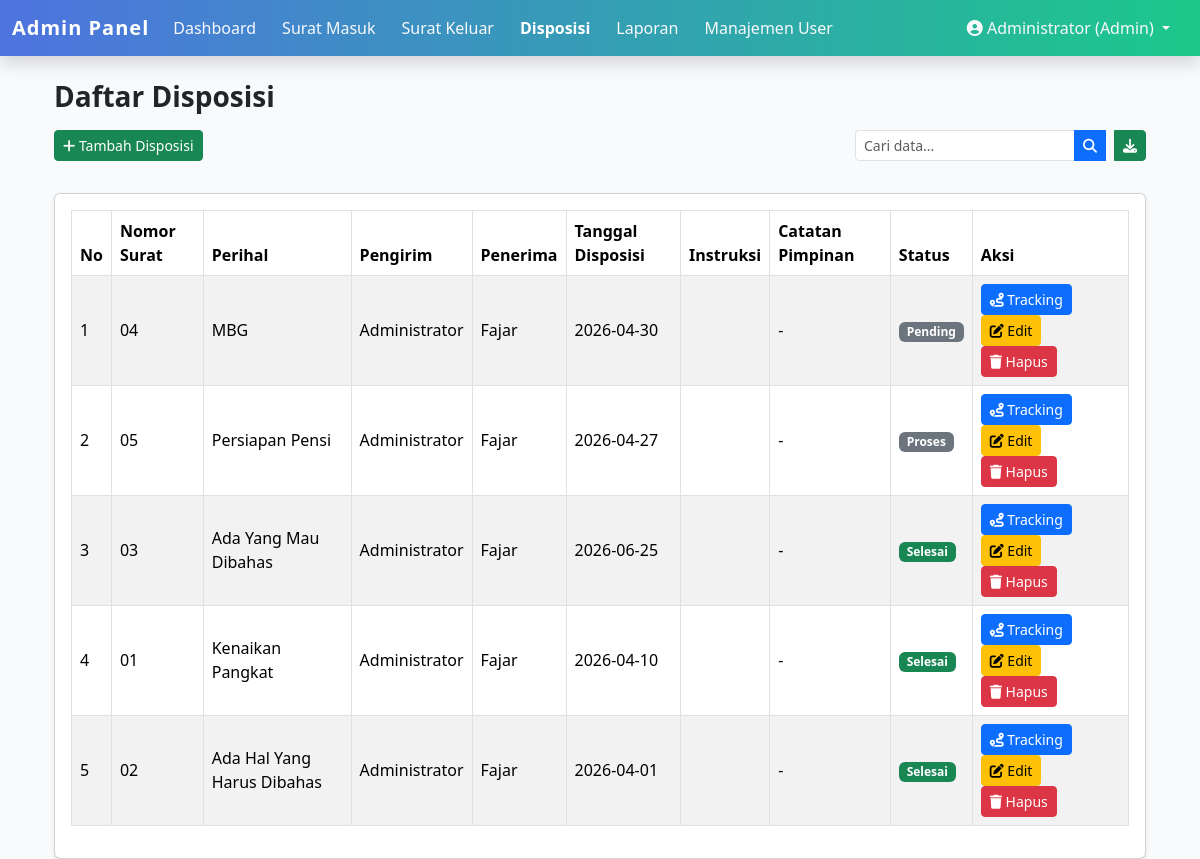
Before: /admin/disposisi.php (signed in) with the older database file.
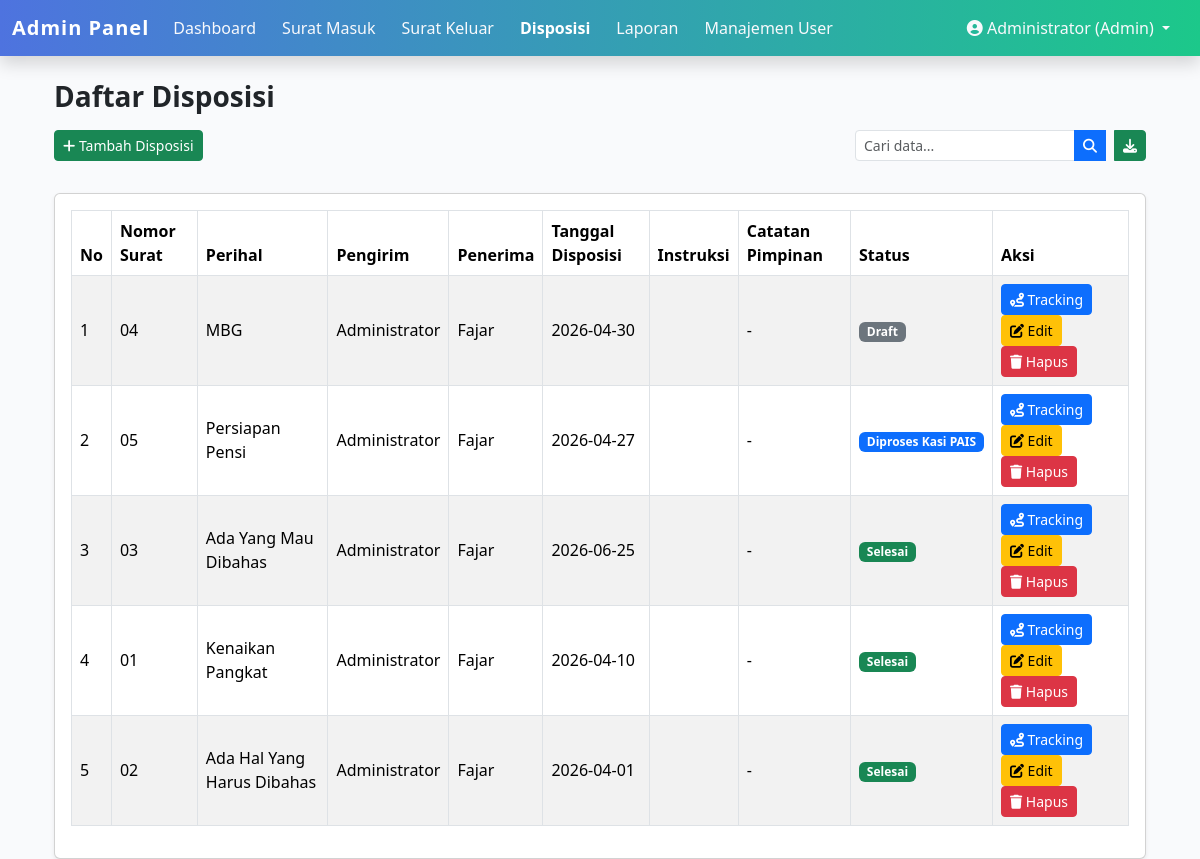
After: the same page with the newer database file.
### tables this page shows
CREATE TABLE `disposisi` (
  `id` int(11) NOT NULL,
  `surat_masuk_id` int(11) DEFAULT NULL,
  `pengirim_id` int(11) DEFAULT NULL,
  `penerima_id` int(11) DEFAULT NULL,
  `tgl_disposisi` date DEFAULT NULL,
  `instruksi` text DEFAULT NULL,
  `catatan_pimpinan` text DEFAULT NULL,
  `status` enum('draft','menunggu_verifikasi','terverifikasi','diproses_kasi_pais','selesai') DEFAULT 'draft',
  `created_at` timestamp NULL DEFAULT current_timestamp(),
  `updated_at` timestamp NULL DEFAULT current_timestamp() ON UPDATE current_timestamp()
);

CREATE TABLE `surat_masuk` (
  `id` int(11) NOT NULL,
  `no_agenda` varchar(50) DEFAULT NULL,
  `no_surat` varchar(100) DEFAULT NULL,
  `tgl_surat` date DEFAULT NULL,
  `tgl_diterima` date DEFAULT NULL,
  `pengirim` varchar(150) DEFAULT NULL,
  `instansi` varchar(150) DEFAULT NULL,
  `perihal` varchar(255) DEFAULT NULL,
  `kategori` varchar(100) DEFAULT NULL,
  `file_surat` varchar(255) DEFAULT NULL,
  `status` enum('draft','menunggu_verifikasi','terverifikasi','diproses_kasi_pais','selesai') DEFAULT 'draft',
  `created_at` timestamp NULL DEFAULT current_timestamp()
);

CREATE TABLE `users` (
  `id` int(11) NOT NULL,
  `nama` varchar(100) DEFAULT NULL,
  `email` varchar(100) DEFAULT NULL,
  `password` varchar(255) DEFAULT NULL,
  `role` varchar(20) NOT NULL,
  `created_at` timestamp NULL DEFAULT current_timestamp()
);

### admin/disposisi.php (the view, shortened to what this page needs)
<?php
include "../includes/tracking.php";
$q = isset($_GET['q']) ? mysqli_real_escape_string($conn, $_GET['q']) : "";
if ($_SESSION['role'] == 'admin') {
    $query = "
      SELECT d.*, sm.no_surat, sm.perihal, u1.nama AS pengirim, u2.nama AS penerima
      FROM disposisi d
      JOIN surat_masuk sm ON d.surat_masuk_id = sm.id
      JOIN users u1 ON d.pengirim_id = u1.id
      JOIN users u2 ON d.penerima_id = u2.id
      WHERE sm.no_surat LIKE '%$q%'
         OR sm.perihal LIKE '%$q%'
         OR u1.nama LIKE '%$q%'
         OR u2.nama LIKE '%$q%'
         OR d.instruksi LIKE '%$q%'
      ORDER BY d.created_at DESC
    ";
}
$disposisi = mysqli_query($conn, $query);
?>
<?php include "../includes/header.php"; ?>
<div class="container mt-4">
  <h3 class="fw-bold mb-3">Daftar Disposisi</h3>
  <div class="d-flex justify-content-between mb-3">
    <?php if ($_SESSION['role'] == 'admin'): ?>
      <a href="disposisi_tambah.php" class="btn btn-success btn-sm mb-3">
        <i class="fa fa-plus"></i> Tambah Disposisi
      </a>
    <?php endif; ?>
    <form class="d-flex mb-3" method="get" action="">
      <div class="input-group" style="max-width: 400px;">
        <input type="text" name="q" value="<?= htmlspecialchars($q ?? ""); ?>"
              class="form-control form-control-sm"
              placeholder="Cari data...">
        <button class="btn btn-sm btn-primary" type="submit">
          <i class="fa fa-search"></i>
        </button>
          <a href="export.php?type=disposisi" class="btn btn-sm btn-success ms-2">
            <i class="fa fa-download"></i>
          </a>
      </div>
    </form>
  </div>
  <div class="card shadow-sm">
    <div class="card-body">
     <table class="table table-bordered table-striped align-middle">
  <thead class="text-white" style="background: linear-gradient(90deg, #4e73df, #1cc88a);">
    <tr>
      <th>No</th>
      <th>Nomor Surat</th>
      <th>Perihal</th>
      <th>Pengirim</th>
      <th>Penerima</th>
      <th>Tanggal Disposisi</th>
      <th>Instruksi</th>
      <th>Catatan Pimpinan</th>
      <th>Status</th>
      <th>Aksi</th>
    </tr>
  </thead>
  <tbody>
    <?php if (mysqli_num_rows($disposisi) > 0): ?>
      <?php $no=1; while($row=mysqli_fetch_assoc($disposisi)): ?>
      <tr>
        <td><?= $no++; ?></td>
        <td><?= htmlspecialchars($row['no_surat']); ?></td>
        <td><?= htmlspecialchars($row['perihal']); ?></td>
        <td><?= htmlspecialchars($row['pengirim']); ?></td>
        <td><?= htmlspecialchars($row['penerima']); ?></td>
        <td><?= htmlspecialchars($row['tgl_disposisi']); ?></td>
        <td><?= nl2br(htmlspecialchars($row['instruksi'])); ?></td>
        <td><?= nl2br(htmlspecialchars($row['catatan_pimpinan'] ?? '-')); ?></td>
        <td>
          <?= statusBadge($row['status']); ?>
        </td>
        <td>
          <?php if ($_SESSION['role'] == 'admin'): ?>
            <a href="../tracking.php?type=disposisi&id=<?= $row['id']; ?>" class="btn btn-sm btn-primary">
              <i class="fa fa-route"></i> Tracking
            </a>
            <a href="disposisi_edit.php?id=<?= $row['id']; ?>" class="btn btn-sm btn-warning">
              <i class="fa fa-edit"></i> Edit
            </a>
            <a href="disposisi_hapus.php?id=<?= $row['id']; ?>"
               onclick="return confirm('Yakin hapus disposisi ini?');"
               class="btn btn-sm btn-danger">
              <i class="fa fa-trash"></i> Hapus
            </a>
          <?php else: ?>
            <span class="text-muted">-</span>
          <?php endif; ?>
        </td>
      </tr>
      <?php endwhile; ?>
    <?php else: ?>
      <tr>
        <td colspan="10" class="text-center text-muted">Tidak ada data disposisi.</td>
      </tr>
    <?php endif; ?>
  </tbody>
</table>
    </div>
  </div>
</div>
<?php include "../includes/footer.php"; ?>

### includes/tracking.php (shortened to what this page needs)
<?php
function getStatusSteps() {
    return [
        'draft'                 => 'Draft',
        'menunggu_verifikasi'   => 'Menunggu Verifikasi',
        'terverifikasi'         => 'Terverifikasi',
        'diproses_kasi_pais'    => 'Diproses Kasi PAIS',
        'selesai'               => 'Selesai',
    ];
}
function getStatusLabel($status) {
    $steps = getStatusSteps();
    return isset($steps[$status]) ? $steps[$status] : ucfirst(str_replace('_', ' ', $status));
}
function getStatusColor($status) {
    $colors = [
        'draft'                 => 'secondary',
        'menunggu_verifikasi'   => 'warning',
        'terverifikasi'         => 'info',
        'diproses_kasi_pais'    => 'primary',
        'selesai'               => 'success',
    ];
    return isset($colors[$status]) ? $colors[$status] : 'secondary';
}
function statusBadge($status) {
    return '<span class="badge bg-' . getStatusColor($status) . '">' . htmlspecialchars(getStatusLabel($status)) . '</span>';
}

Changed rows visible on the page:
changed disposisi "MBG": status "Pending" → "Draft"
changed disposisi "Persiapan Pensi": status "Proses" → "Diproses Kasi PAIS"
